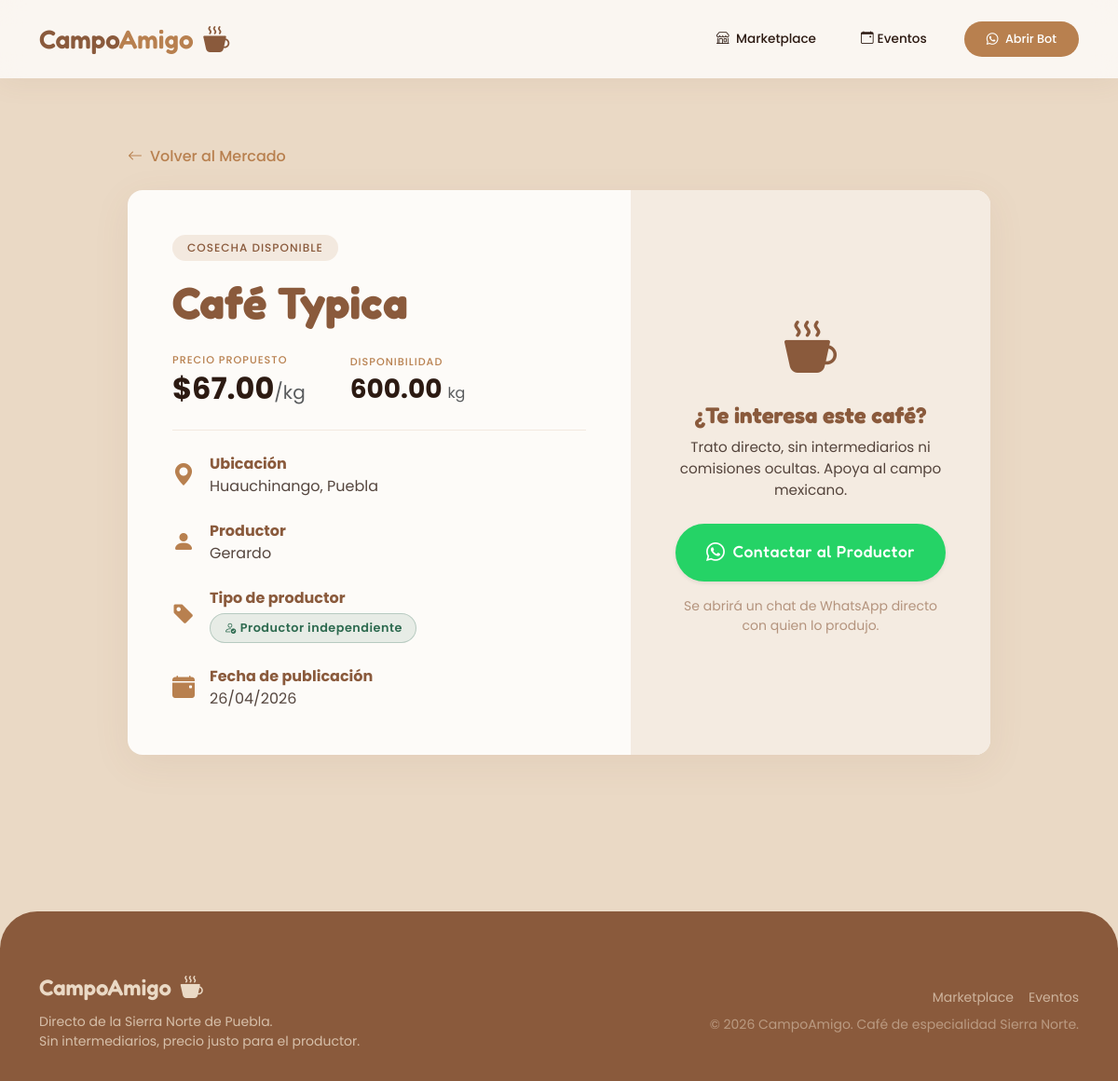
Screenshot of /cosecha/25/ with the database file from the repository.
### core/models.py (models this page shows, shortened)
class Cosecha(models.Model):
    PROCESOS = [
        ('sin_procesar', 'Sin procesar'),
        ('lavado', 'Lavado'),
        ('natural', 'Natural'),
        ('honey', 'Honey'),
        ('anerobic', 'Fermentación Anaeróbica'),
    ]
    agricultor = models.ForeignKey(Agricultor, on_delete=models.CASCADE)
    cultivo = models.ForeignKey(Cultivo, on_delete=models.CASCADE)
    cantidad_kg = models.DecimalField(max_digits=10, decimal_places=2)
    precio_propuesto = models.DecimalField(max_digits=8, decimal_places=2)
    municipio = models.ForeignKey(Municipio, on_delete=models.SET_NULL, null=True)
    disponible = models.BooleanField(default=True)
    fecha = models.DateTimeField(auto_now_add=True)
    proceso = models.CharField(max_length=20, choices=PROCESOS, default='sin_procesar')

class Cultivo(models.Model):
    nombre = models.CharField(max_length=100)
    descripcion = models.TextField(blank=True)

class Municipio(models.Model):
    nombre = models.CharField(max_length=100)
    estado = models.CharField(max_length=50, default='Puebla')

class Agricultor(models.Model):
    nombre = models.CharField(max_length=100, blank=True)
    telefono = models.CharField(max_length=20, unique=True)
    marca = models.CharField(max_length=100, blank=True, null=True)
    municipio = models.ForeignKey(Municipio, on_delete=models.SET_NULL, null=True, blank=True)
    cultivo_principal = models.ForeignKey(Cultivo, on_delete=models.SET_NULL, null=True, blank=True)
    fecha_registro = models.DateTimeField(auto_now_add=True)

### core/views.py (the view)
# urls.py: path('cosecha/<int:pk>/', views.detalle_cosecha, name='detalle_cosecha'),
def detalle_cosecha(request, pk):
    cosecha = get_object_or_404(Cosecha, pk=pk)
    return render(request, 'core/detalle.html', {'cosecha': cosecha})

### core/templates/core/detalle.html (shortened to what this page needs)
{% extends 'core/base.html' %}
{% block content %}
<div class="row justify-content-center py-4">
    <div class="col-lg-10">
        <a href="/" class="text-decoration-none fw-medium mb-4 d-inline-flex align-items-center btn-volver">
            <i class="bi bi-arrow-left me-2"></i> Volver al Mercado
        </a>
        <div class="card border-0 soft-shadow rounded-4 overflow-hidden" style="background-color: var(--card-bg);">
            <div class="row g-0">
                <div class="col-md-7 p-4 p-lg-5">
                    <span class="badge rounded-pill mb-3 px-3 py-2" style="background-color: rgba(184, 128, 79, 0.15); color: var(--primary); font-weight: 500; letter-spacing: 1px;">
                        COSECHA DISPONIBLE
                    </span>
                    <h1 class="display-5 fw-bold mb-4" style="color: var(--primary); font-family: 'Fredoka', sans-serif;">
                        {{ cosecha.cultivo.nombre }}
                    </h1>
                    <div class="d-flex align-items-center mb-4 pb-4 border-bottom border-light">
                        <div class="text-start me-5">
                            <small class="text-uppercase fw-medium d-block mb-1" style="color: var(--accent); font-size: 0.7rem; letter-spacing: 1px;">Precio Propuesto</small>
                            <span class="h2 fw-bold mb-0" style="color: var(--text-dark);">
                                ${{ cosecha.precio_propuesto }}<span class="fs-5 text-muted fw-normal">/kg</span>
                            </span>
                        </div>
                        <div class="text-start">
                            <small class="text-uppercase fw-medium d-block mb-1" style="color: var(--accent); font-size: 0.7rem; letter-spacing: 1px;">Disponibilidad</small>
                            <span class="h3 fw-bold mb-0" style="color: var(--text-dark);">
                                {{ cosecha.cantidad_kg }} <span class="fs-6 text-muted fw-normal">kg</span>
                            </span>
                        </div>
                    </div>
                    <ul class="list-unstyled mb-0">
                        <li class="d-flex align-items-center mb-4">
                            <div class="me-3" style="color: var(--accent);"><i class="bi bi-geo-alt-fill fs-4"></i></div>
                            <div>
                                <strong class="d-block" style="color: var(--primary);">Ubicación</strong>
                                <span style="color: var(--text-dark); opacity: 0.8;">{{ cosecha.municipio.nombre }}, {{ cosecha.municipio.estado }}</span>
                            </div>
                        </li>
                        <li class="d-flex align-items-center mb-4">
                            <div class="me-3" style="color: var(--accent);"><i class="bi bi-person-fill fs-4"></i></div>
                            <div>
                                <strong class="d-block" style="color: var(--primary);">Productor</strong>
                                <span style="color: var(--text-dark); opacity: 0.8;">
                                    {% if cosecha.agricultor.nombre %}{{ cosecha.agricultor.nombre }}{% else %}Productor local{% endif %}
                                </span>
                            </div>
                        </li>
                        <li class="d-flex align-items-center mb-4">
                            <div class="me-3" style="color: var(--accent);"><i class="bi bi-tag-fill fs-4"></i></div>
                            <div>
                                <strong class="d-block mb-1" style="color: var(--primary);">Tipo de productor</strong>
                                {% if cosecha.agricultor.marca %}
                                    <span class="tipo-badge tipo-marca"><i class="bi bi-shop me-1"></i> Marca: {{ cosecha.agricultor.marca }}</span>
                                {% else %}
                                    <span class="tipo-badge tipo-independiente"><i class="bi bi-person-check me-1"></i> Productor independiente</span>
                                {% endif %}
                            </div>
                        </li>
                        <li class="d-flex align-items-center">
                            <div class="me-3" style="color: var(--accent);"><i class="bi bi-calendar-event-fill fs-4"></i></div>
                            <div>
                                <strong class="d-block" style="color: var(--primary);">Fecha de publicación</strong>
                                <span style="color: var(--text-dark); opacity: 0.8;">{{ cosecha.fecha|date:"d/m/Y" }}</span>
                            </div>
                        </li>
                    </ul>
                </div>
                <div class="col-md-5 d-flex align-items-center p-4 p-lg-5" style="background-color: #F4EBE1;">
                    <div class="text-center w-100">
                        <div class="mb-4">
                            <div class="mb-3" style="color: var(--primary);">
                                {% if "Cáscara" in cosecha.cultivo.nombre or "Abono" in cosecha.cultivo.nombre or "Pulpa" in cosecha.cultivo.nombre %}
                                    <i class="bi bi-recycle" style="font-size: 3.5rem; color: #856404;"></i>
                                {% else %}
                                    <i class="bi bi-cup-hot-fill" style="font-size: 3.5rem;"></i>
                                {% endif %}
                            </div>
                            <h3 class="h4 fw-bold mb-2" style="color: var(--primary); font-family: 'Fredoka', sans-serif;">
                                {% if "Cáscara" in cosecha.cultivo.nombre or "Abono" in cosecha.cultivo.nombre or "Pulpa" in cosecha.cultivo.nombre %}
                                    ¿Te interesa este producto?
                                {% else %}
                                    ¿Te interesa este café?
                                {% endif %}
                            </h3>
                            <p style="color: var(--text-dark); opacity: 0.8; font-size: 0.95rem;">
                                Trato directo, sin intermediarios ni comisiones ocultas. Apoya al campo mexicano.
                            </p>
                        </div>
                        <a href="https://wa.me/{{ cosecha.agricultor.telefono }}?text=Hola, vi tu cosecha de {{ cosecha.cultivo.nombre }} en CampoAmigo y me interesa"
                           class="btn btn-wa-contacto w-100 rounded-pill py-3 fw-medium shadow-sm d-inline-flex justify-content-center align-items-center"
                           style="font-family: 'Fredoka', sans-serif; font-size: 1.1rem;"
                           target="_blank">
                            <i class="bi bi-whatsapp me-2 fs-5"></i> Contactar al Productor
                        </a>
                        <p class="mt-3 mb-0 small" style="color: var(--primary); opacity: 0.6;">
                            Se abrirá un chat de WhatsApp directo con quien lo produjo.
                        </p>
                    </div>
                </div>
            </div>
        </div>
    </div>
</div>
{% endblock %}

### core/templates/core/base.html (style rules this page uses)
:root { --bg-base: #EAD9C5; --accent: #B8804F; --primary: #8A5A3C; --text-dark: #2C1A12; --card-bg: #FDFBF8; }
body { font-family: 'Poppins', sans-serif; background-color: var(--bg-base); color: var(--text-dark); -webkit-font-smoothing: antialiased; }
h1, h2, h3, h4, h5, h6, .navbar-brand { font-family: 'Fredoka', sans-serif; }
.soft-shadow { box-shadow: 0 10px 40px rgba(138, 90, 60, 0.08) !important; }

### core/templates/core/detalle.html (style rules this page uses)
.btn-volver { color: var(--accent); transition: color 0.2s, transform 0.2s; }
.border-light { border-color: rgba(184, 128, 79, 0.15) !important; }
.btn-wa-contacto { background-color: #25D366; color: white !important; transition: all 0.3s cubic-bezier(0.25, 0.8, 0.25, 1); border: none; letter-spacing: 0.5px; }
.tipo-badge { display: inline-flex; align-items: center; font-size: 0.8rem; font-weight: 600; padding: 0.35rem 0.9rem; border-radius: 50px; letter-spacing: 0.04em; }
.tipo-independiente { background-color: rgba(45, 106, 79, 0.1); color: #2d6a4f; border: 1px solid rgba(45, 106, 79, 0.25); }

### rows the page displays
Cosecha: cultivo.nombre "Café Typica", precio_propuesto "67.00", cantidad_kg "600.00", municipio.nombre "Huauchinango", municipio.estado "Puebla", agricultor.nombre "Gerardo", fecha "26/04/2026"
